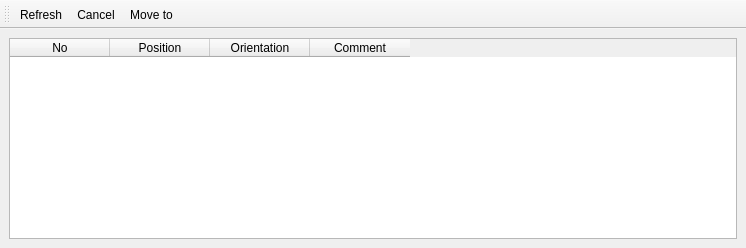
<?xml version="1.0" encoding="UTF-8"?>
<ui version="4.0">
 <class>MainWindow</class>
 <widget class="QMainWindow" name="MainWindow">
  <property name="geometry">
   <rect>
    <x>0</x>
    <y>0</y>
    <width>746</width>
    <height>248</height>
   </rect>
  </property>
  <property name="windowTitle">
   <string>Positions List</string>
  </property>
  <widget class="QWidget" name="centralwidget">
   <layout class="QVBoxLayout" name="verticalLayout">
    <item>
     <widget class="QTableWidget" name="tableWidget">
      <property name="frameShadow">
       <enum>QFrame::Sunken</enum>
      </property>
      <property name="midLineWidth">
       <number>0</number>
      </property>
      <property name="editTriggers">
       <set>QAbstractItemView::DoubleClicked|QAbstractItemView::SelectedClicked</set>
      </property>
      <property name="alternatingRowColors">
       <bool>true</bool>
      </property>
      <property name="selectionMode">
       <enum>QAbstractItemView::SingleSelection</enum>
      </property>
      <property name="selectionBehavior">
       <enum>QAbstractItemView::SelectRows</enum>
      </property>
      <property name="textElideMode">
       <enum>Qt::ElideRight</enum>
      </property>
      <property name="showGrid">
       <bool>true</bool>
      </property>
      <property name="gridStyle">
       <enum>Qt::SolidLine</enum>
      </property>
      <property name="sortingEnabled">
       <bool>false</bool>
      </property>
      <property name="wordWrap">
       <bool>true</bool>
      </property>
      <property name="cornerButtonEnabled">
       <bool>false</bool>
      </property>
      <attribute name="horizontalHeaderHighlightSections">
       <bool>true</bool>
      </attribute>
      <attribute name="horizontalHeaderShowSortIndicator" stdset="0">
       <bool>false</bool>
      </attribute>
      <attribute name="horizontalHeaderStretchLastSection">
       <bool>false</bool>
      </attribute>
      <attribute name="verticalHeaderVisible">
       <bool>false</bool>
      </attribute>
      <attribute name="verticalHeaderCascadingSectionResizes">
       <bool>false</bool>
      </attribute>
      <column>
       <property name="text">
        <string>No</string>
       </property>
      </column>
      <column>
       <property name="text">
        <string>Position</string>
       </property>
       <property name="font">
        <font>
         <strikeout>false</strikeout>
        </font>
       </property>
      </column>
      <column>
       <property name="text">
        <string>Orientation</string>
       </property>
      </column>
      <column>
       <property name="text">
        <string>Comment</string>
       </property>
      </column>
     </widget>
    </item>
   </layout>
  </widget>
  <widget class="QMenuBar" name="menubar">
   <property name="geometry">
    <rect>
     <x>0</x>
     <y>0</y>
     <width>746</width>
     <height>21</height>
    </rect>
   </property>
  </widget>
  <widget class="QToolBar" name="toolBar">
   <property name="windowTitle">
    <string>toolBar</string>
   </property>
   <attribute name="toolBarArea">
    <enum>TopToolBarArea</enum>
   </attribute>
   <attribute name="toolBarBreak">
    <bool>false</bool>
   </attribute>
   <addaction name="actionRefresh"/>
   <addaction name="actionCancel"/>
   <addaction name="actionMove_to"/>
  </widget>
  <action name="actionRefresh">
   <property name="icon">
    <iconset resource="../resources/icon_pack.qrc">
     <normaloff>:/icon/arrow_refresh.png</normaloff>:/icon/arrow_refresh.png</iconset>
   </property>
   <property name="text">
    <string>Refresh</string>
   </property>
   <property name="toolTip">
    <string>Refresh position list</string>
   </property>
   <property name="shortcut">
    <string>F5</string>
   </property>
  </action>
  <action name="actionMove_to">
   <property name="icon">
    <iconset resource="../resources/icon_pack.qrc">
     <normaloff>:/icon/bullet_go.png</normaloff>:/icon/bullet_go.png</iconset>
   </property>
   <property name="text">
    <string>Move to</string>
   </property>
   <property name="toolTip">
    <string>Move robot to slected position</string>
   </property>
  </action>
  <action name="actionCancel">
   <property name="icon">
    <iconset resource="../resources/icon_pack.qrc">
     <normaloff>:/icon/cancel.png</normaloff>:/icon/cancel.png</iconset>
   </property>
   <property name="text">
    <string>Cancel</string>
   </property>
   <property name="toolTip">
    <string>Cancel loading position list</string>
   </property>
  </action>
 </widget>
 <resources>
  <include location="../resources/icon_pack.qrc"/>
 </resources>
 <connections/>
</ui>
